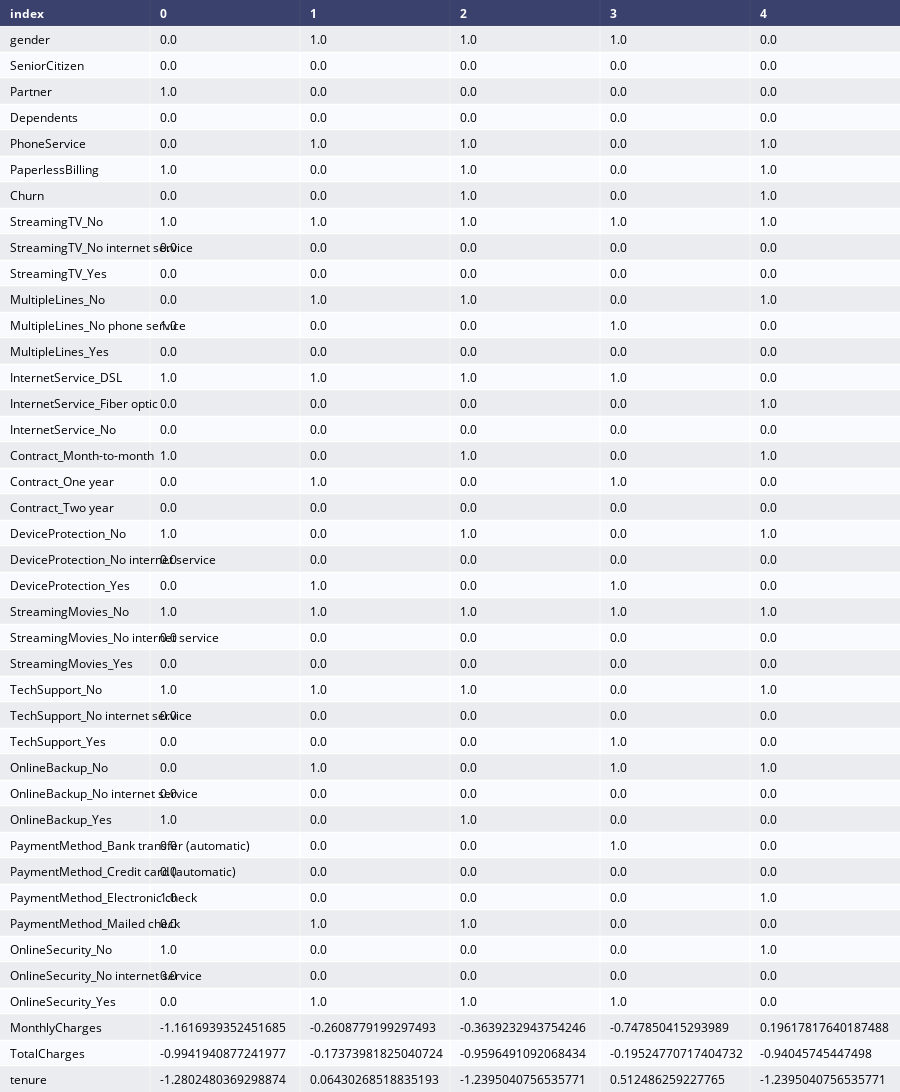

Source (notebook cell):
### Code cell
import plotly.figure_factory as ff

tab = ff.create_table( df.head().transpose().reset_index() )

iplot( tab )
